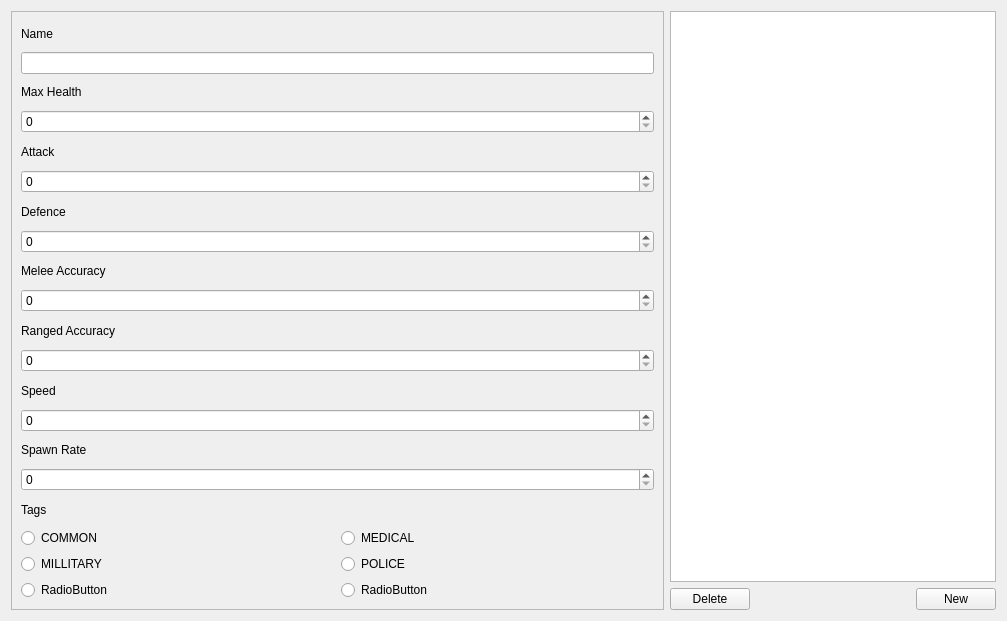
<?xml version="1.0" encoding="UTF-8"?>
<ui version="4.0">
 <class>EnemyTabContents</class>
 <widget class="QWidget" name="EnemyTabContents">
  <property name="geometry">
   <rect>
    <x>0</x>
    <y>0</y>
    <width>1007</width>
    <height>621</height>
   </rect>
  </property>
  <property name="windowTitle">
   <string>Form</string>
  </property>
  <layout class="QHBoxLayout" name="horizontalLayout" stretch="2,1">
   <item>
    <widget class="QScrollArea" name="scrollArea_2">
     <property name="widgetResizable">
      <bool>true</bool>
     </property>
     <widget class="QWidget" name="scrollAreaWidgetContents_3">
      <property name="geometry">
       <rect>
        <x>0</x>
        <y>0</y>
        <width>653</width>
        <height>601</height>
       </rect>
      </property>
      <layout class="QVBoxLayout" name="verticalLayout_8">
       <item>
        <widget class="QLabel" name="label_18">
         <property name="text">
          <string>Name</string>
         </property>
        </widget>
       </item>
       <item>
        <widget class="QLineEdit" name="text_enemy_name"/>
       </item>
       <item>
        <widget class="QLabel" name="label_19">
         <property name="text">
          <string>Max Health</string>
         </property>
        </widget>
       </item>
       <item>
        <widget class="QSpinBox" name="spinner_enemy_health"/>
       </item>
       <item>
        <widget class="QLabel" name="label_20">
         <property name="text">
          <string>Attack</string>
         </property>
        </widget>
       </item>
       <item>
        <widget class="QSpinBox" name="spinner_enemy_attack"/>
       </item>
       <item>
        <widget class="QLabel" name="label_21">
         <property name="text">
          <string>Defence</string>
         </property>
        </widget>
       </item>
       <item>
        <widget class="QSpinBox" name="spinner_enemy_defence"/>
       </item>
       <item>
        <widget class="QLabel" name="label_22">
         <property name="text">
          <string>Melee Accuracy</string>
         </property>
        </widget>
       </item>
       <item>
        <widget class="QSpinBox" name="spinner_enemy_melee_acc">
         <property name="maximum">
          <number>10</number>
         </property>
        </widget>
       </item>
       <item>
        <widget class="QLabel" name="label_23">
         <property name="text">
          <string>Ranged Accuracy</string>
         </property>
        </widget>
       </item>
       <item>
        <widget class="QSpinBox" name="spinner_enemy_ranged_acc">
         <property name="maximum">
          <number>10</number>
         </property>
        </widget>
       </item>
       <item>
        <widget class="QLabel" name="label_24">
         <property name="text">
          <string>Speed</string>
         </property>
        </widget>
       </item>
       <item>
        <widget class="QSpinBox" name="spimner_enemy_speed">
         <property name="maximum">
          <number>10</number>
         </property>
        </widget>
       </item>
       <item>
        <widget class="QLabel" name="label_25">
         <property name="text">
          <string>Spawn Rate</string>
         </property>
        </widget>
       </item>
       <item>
        <widget class="QSpinBox" name="spinner_enemy_spawn_rate"/>
       </item>
       <item>
        <widget class="QLabel" name="label_26">
         <property name="text">
          <string>Tags</string>
         </property>
        </widget>
       </item>
       <item>
        <layout class="QGridLayout" name="gridLayout_2">
         <item row="0" column="0">
          <widget class="QRadioButton" name="radioButton_9">
           <property name="text">
            <string>COMMON</string>
           </property>
          </widget>
         </item>
         <item row="1" column="0">
          <widget class="QRadioButton" name="radioButton_11">
           <property name="text">
            <string>MILLITARY</string>
           </property>
          </widget>
         </item>
         <item row="1" column="1">
          <widget class="QRadioButton" name="radioButton_12">
           <property name="text">
            <string>POLICE</string>
           </property>
          </widget>
         </item>
         <item row="0" column="1">
          <widget class="QRadioButton" name="radioButton_10">
           <property name="text">
            <string>MEDICAL</string>
           </property>
          </widget>
         </item>
         <item row="2" column="0">
          <widget class="QRadioButton" name="radioButton_13">
           <property name="text">
            <string>RadioButton</string>
           </property>
          </widget>
         </item>
         <item row="2" column="1">
          <widget class="QRadioButton" name="radioButton_14">
           <property name="text">
            <string>RadioButton</string>
           </property>
          </widget>
         </item>
        </layout>
       </item>
      </layout>
     </widget>
    </widget>
   </item>
   <item>
    <layout class="QVBoxLayout" name="verticalLayout_7">
     <property name="rightMargin">
      <number>0</number>
     </property>
     <item>
      <widget class="QListView" name="list_enemies"/>
     </item>
     <item>
      <layout class="QHBoxLayout" name="horizontalLayout_8">
       <property name="bottomMargin">
        <number>0</number>
       </property>
       <item>
        <widget class="QPushButton" name="button_enemy_delete">
         <property name="text">
          <string>Delete</string>
         </property>
        </widget>
       </item>
       <item>
        <spacer name="horizontalSpacer_3">
         <property name="orientation">
          <enum>Qt::Horizontal</enum>
         </property>
         <property name="sizeHint" stdset="0">
          <size>
           <width>40</width>
           <height>20</height>
          </size>
         </property>
        </spacer>
       </item>
       <item>
        <widget class="QPushButton" name="button_enemy_new">
         <property name="text">
          <string>New</string>
         </property>
        </widget>
       </item>
      </layout>
     </item>
    </layout>
   </item>
  </layout>
 </widget>
 <resources/>
 <connections/>
</ui>
